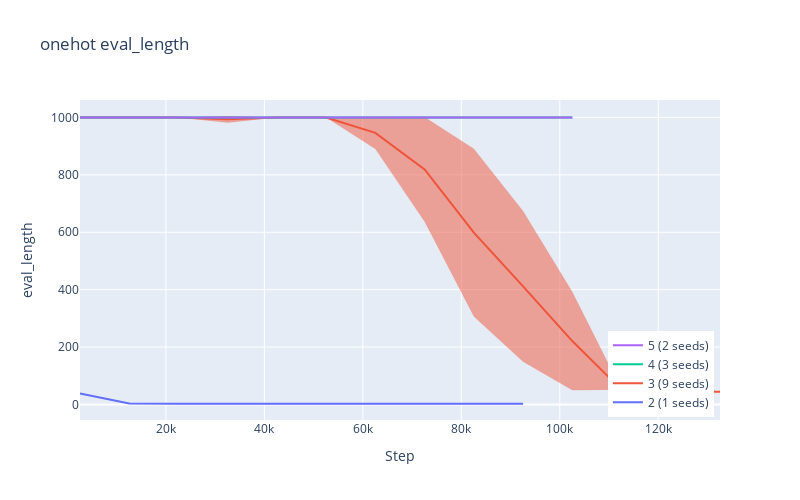
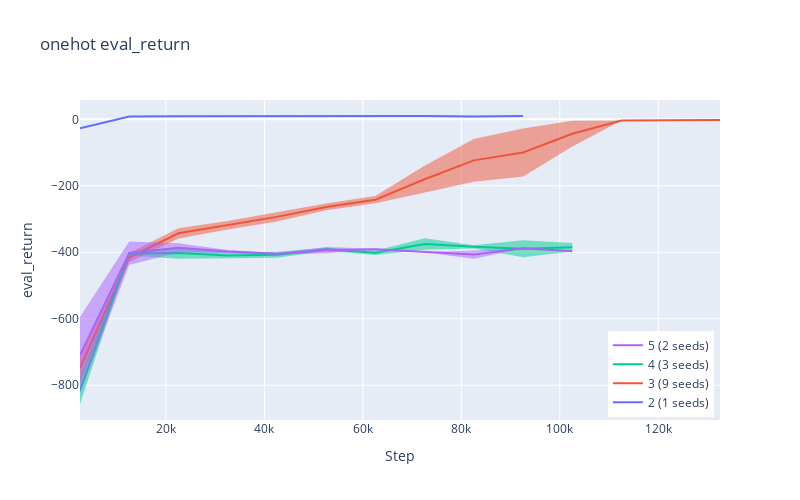

Notebook cell for these charts, in order:
### Markdown cell above
## Resultados gerais

### Code cell
common_query = {
    "task": "sldp_onehot",
    "env__sparse_rewards": False,
    "units": 512,
    "train_every": 1,
}
get_reward_and_success(
    experiment_name="onehot",
    config_queries=[
        {
            **common_query,
        },
    ],
    key_to_compare="env__w",
    bin_size=100,
)

### Figure 1 — Plotly figure (JSON) as saved in the notebook; plotly's stock layout.template omitted (floating-point values rounded to 4 significant figures)
{"data": [{"line": {"color": "rgba(99, 110, 250,1)"}, "mode": "lines", "name": "2 (1 seeds)", "type": "scatter", "x": [2550, 12550, 22550, 32550, 42550, 52550, 62550, 72550, 82550, 92550], "y": [38.25, 2.812, 2.312, 2.75, 1.5, 1.375, 2.125, 2.5, 2.5, 2.125]}, {"line": {"color": "rgba(99, 110, 250,0.01)"}, "mode": "lines", "showlegend": false, "type": "scatter", "x": [2550, 12550, 22550, 32550, 42550, 52550, 62550, 72550, 82550, 92550], "y": [38.25, 2.812, 2.312, 2.75, 1.5, 1.375, 2.125, 2.5, 2.5, 2.125]}, {"fill": "tonexty", "line": {"color": "rgba(99, 110, 250,0.01)"}, "mode": "lines", "showlegend": false, "type": "scatter", "x": [2550, 12550, 22550, 32550, 42550, 52550, 62550, 72550, 82550, 92550], "y": [38.25, 2.812, 2.312, 2.75, 1.5, 1.375, 2.125, 2.5, 2.5, 2.125]}, {"line": {"color": "rgba(239, 85, 59,1)"}, "mode": "lines", "name": "3 (9 seeds)", "type": "scatter", "x": [2550, 12550, 22550, 32550, 42550, 52550, 62550, 72550, 82550, 92550, 102550, 112550, 122550, 132550], "y": [1000, 1000, 1000, 993.7, 1000, 1000, 946.5, 819.1, 598.8, 411.5, 220.8, 50.62, 43.94, 44.5]}, {"line": {"color": "rgba(239, 85, 59,0.01)"}, "mode": "lines", "showlegend": false, "type": "scatter", "x": [2550, 12550, 22550, 32550, 42550, 52550, 62550, 72550, 82550, 92550, 102550, 112550, 122550, 132550], "y": [1000, 1000, 1000, 982.1, 1000, 1000, 890.7, 636.6, 306.1, 149.0, 49.14, 50.62, 43.94, 44.5]}, {"fill": "tonexty", "line": {"color": "rgba(239, 85, 59,0.01)"}, "mode": "lines", "showlegend": false, "type": "scatter", "x": [2550, 12550, 22550, 32550, 42550, 52550, 62550, 72550, 82550, 92550, 102550, 112550, 122550, 132550], "y": [1000, 1000, 1000, 1005.0, 1000, 1000, 1002.0, 1002.0, 891.4, 674.0, 392.4, 50.62, 43.94, 44.5]}, {"line": {"color": "rgba(0, 204, 150,1)"}, "mode": "lines", "name": "4 (3 seeds)", "type": "scatter", "x": [2550, 12550, 22550, 32550, 42550, 52550, 62550, 72550, 82550, 92550, 102550], "y": [1000, 1000, 1000, 1000, 1000, 1000, 1000, 1000, 1000, 1000, 1000]}, {"line": {"color": "rgba(0, 204, 150,0.01)"}, "mode": "lines", "showlegend": false, "type": "scatter", "x": [2550, 12550, 22550, 32550, 42550, 52550, 62550, 72550, 82550, 92550, 102550], "y": [1000, 1000, 1000, 1000, 1000, 1000, 1000, 1000, 1000, 1000, 1000]}, {"fill": "tonexty", "line": {"color": "rgba(0, 204, 150,0.01)"}, "mode": "lines", "showlegend": false, "type": "scatter", "x": [2550, 12550, 22550, 32550, 42550, 52550, 62550, 72550, 82550, 92550, 102550], "y": [1000, 1000, 1000, 1000, 1000, 1000, 1000, 1000, 1000, 1000, 1000]}, {"line": {"color": "rgba(171, 99, 250,1)"}, "mode": "lines", "name": "5 (2 seeds)", "type": "scatter", "x": [2550, 12550, 22550, 32550, 42550, 52550, 62550, 72550, 82550, 92550, 102550], "y": [1000, 1000, 1000, 1000, 1000, 1000, 1000, 1000, 1000, 1000, 1000]}, {"line": {"color": "rgba(171, 99, 250,0.01)"}, "mode": "lines", "showlegend": false, "type": "scatter", "x": [2550, 12550, 22550, 32550, 42550, 52550, 62550, 72550, 82550, 92550, 102550], "y": [1000, 1000, 1000, 1000, 1000, 1000, 1000, 1000, 1000, 1000, 1000]}, {"fill": "tonexty", "line": {"color": "rgba(171, 99, 250,0.01)"}, "mode": "lines", "showlegend": false, "type": "scatter", "x": [2550, 12550, 22550, 32550, 42550, 52550, 62550, 72550, 82550, 92550, 102550], "y": [1000, 1000, 1000, 1000, 1000, 1000, 1000, 1000, 1000, 1000, 1000]}], "layout": {"height": 500, "legend": {"x": 0.9905, "xanchor": "right", "y": 0.01, "yanchor": "bottom"}, "title": {"text": "onehot eval_length"}, "width": 800, "xaxis": {"title": {"text": "Step"}}, "yaxis": {"title": {"text": "eval_length"}}}}

### Figure 2 — Plotly figure (JSON) as saved in the notebook; plotly's stock layout.template omitted (floating-point values rounded to 4 significant figures)
{"data": [{"line": {"color": "rgba(99, 110, 250,1)"}, "mode": "lines", "name": "2 (1 seeds)", "type": "scatter", "x": [2550, 12550, 22550, 32550, 42550, 52550, 62550, 72550, 82550, 92550], "y": [-27.17, 8.677, 8.969, 9.365, 9.219, 9.927, 9.01, 9.594, 8.167, 9.667]}, {"line": {"color": "rgba(99, 110, 250,0.01)"}, "mode": "lines", "showlegend": false, "type": "scatter", "x": [2550, 12550, 22550, 32550, 42550, 52550, 62550, 72550, 82550, 92550], "y": [-27.17, 8.677, 8.969, 9.365, 9.219, 9.927, 9.01, 9.594, 8.167, 9.667]}, {"fill": "tonexty", "line": {"color": "rgba(99, 110, 250,0.01)"}, "mode": "lines", "showlegend": false, "type": "scatter", "x": [2550, 12550, 22550, 32550, 42550, 52550, 62550, 72550, 82550, 92550], "y": [-27.17, 8.677, 8.969, 9.365, 9.219, 9.927, 9.01, 9.594, 8.167, 9.667]}, {"line": {"color": "rgba(239, 85, 59,1)"}, "mode": "lines", "name": "3 (9 seeds)", "type": "scatter", "x": [2550, 12550, 22550, 32550, 42550, 52550, 62550, 72550, 82550, 92550, 102550, 112550, 122550, 132550], "y": [-748.6, -415.8, -342.9, -318.5, -293.5, -263.7, -241.8, -180.4, -123.6, -100.0, -43.32, -3.52, -3.012, -1.846]}, {"line": {"color": "rgba(239, 85, 59,0.01)"}, "mode": "lines", "showlegend": false, "type": "scatter", "x": [2550, 12550, 22550, 32550, 42550, 52550, 62550, 72550, 82550, 92550, 102550, 112550, 122550, 132550], "y": [-788.9, -429.4, -358.3, -331.3, -307.6, -273.8, -252.9, -220.7, -187.7, -172.0, -82.15, -3.52, -3.012, -1.846]}, {"fill": "tonexty", "line": {"color": "rgba(239, 85, 59,0.01)"}, "mode": "lines", "showlegend": false, "type": "scatter", "x": [2550, 12550, 22550, 32550, 42550, 52550, 62550, 72550, 82550, 92550, 102550, 112550, 122550, 132550], "y": [-708.3, -402.3, -327.5, -305.8, -279.5, -253.6, -230.8, -140.0, -59.4, -27.95, -4.492, -3.52, -3.012, -1.846]}, {"line": {"color": "rgba(0, 204, 150,1)"}, "mode": "lines", "name": "4 (3 seeds)", "type": "scatter", "x": [2550, 12550, 22550, 32550, 42550, 52550, 62550, 72550, 82550, 92550, 102550], "y": [-815.8, -403.7, -402.2, -409.9, -407.5, -391.2, -401.6, -375.2, -383.8, -389.5, -384.6]}, {"line": {"color": "rgba(0, 204, 150,0.01)"}, "mode": "lines", "showlegend": false, "type": "scatter", "x": [2550, 12550, 22550, 32550, 42550, 52550, 62550, 72550, 82550, 92550, 102550], "y": [-856.6, -409.5, -419.2, -418.9, -416.8, -395.9, -408.0, -392.1, -388.9, -415.0, -397.4]}, {"fill": "tonexty", "line": {"color": "rgba(0, 204, 150,0.01)"}, "mode": "lines", "showlegend": false, "type": "scatter", "x": [2550, 12550, 22550, 32550, 42550, 52550, 62550, 72550, 82550, 92550, 102550], "y": [-775.0, -397.9, -385.2, -401.0, -398.2, -386.5, -395.3, -358.2, -378.8, -364.1, -371.9]}, {"line": {"color": "rgba(171, 99, 250,1)"}, "mode": "lines", "name": "5 (2 seeds)", "type": "scatter", "x": [2550, 12550, 22550, 32550, 42550, 52550, 62550, 72550, 82550, 92550, 102550], "y": [-709.2, -402.9, -386.3, -397.8, -404.3, -393.7, -390.6, -399.6, -407.1, -387.9, -396.7]}, {"line": {"color": "rgba(171, 99, 250,0.01)"}, "mode": "lines", "showlegend": false, "type": "scatter", "x": [2550, 12550, 22550, 32550, 42550, 52550, 62550, 72550, 82550, 92550, 102550], "y": [-823.8, -438.5, -399.8, -402.0, -406.8, -403.0, -391.6, -400.3, -419.5, -387.9, -396.7]}, {"fill": "tonexty", "line": {"color": "rgba(171, 99, 250,0.01)"}, "mode": "lines", "showlegend": false, "type": "scatter", "x": [2550, 12550, 22550, 32550, 42550, 52550, 62550, 72550, 82550, 92550, 102550], "y": [-594.6, -367.3, -372.8, -393.5, -401.9, -384.3, -389.7, -398.9, -394.8, -387.9, -396.7]}], "layout": {"height": 500, "legend": {"x": 0.9905, "xanchor": "right", "y": 0.01, "yanchor": "bottom"}, "title": {"text": "onehot eval_return"}, "width": 800, "xaxis": {"title": {"text": "Step"}}, "yaxis": {"title": {"text": "eval_return"}}}}
